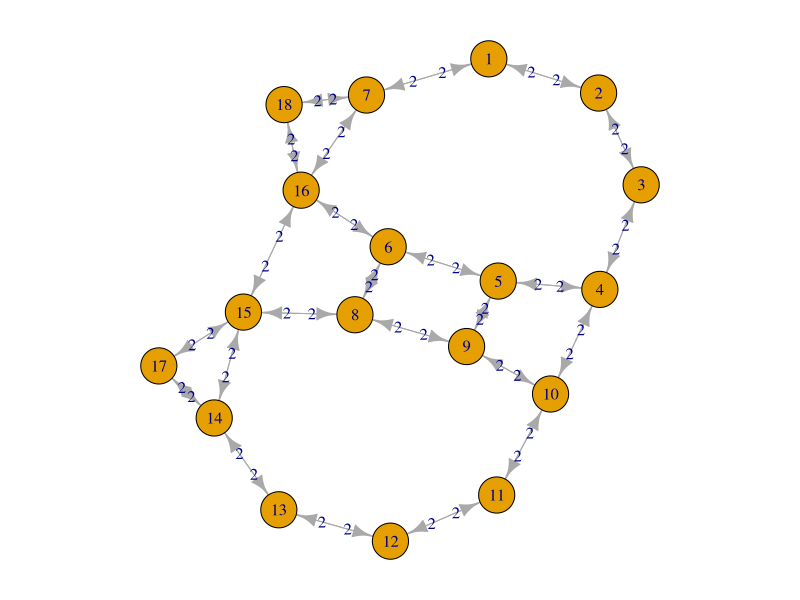
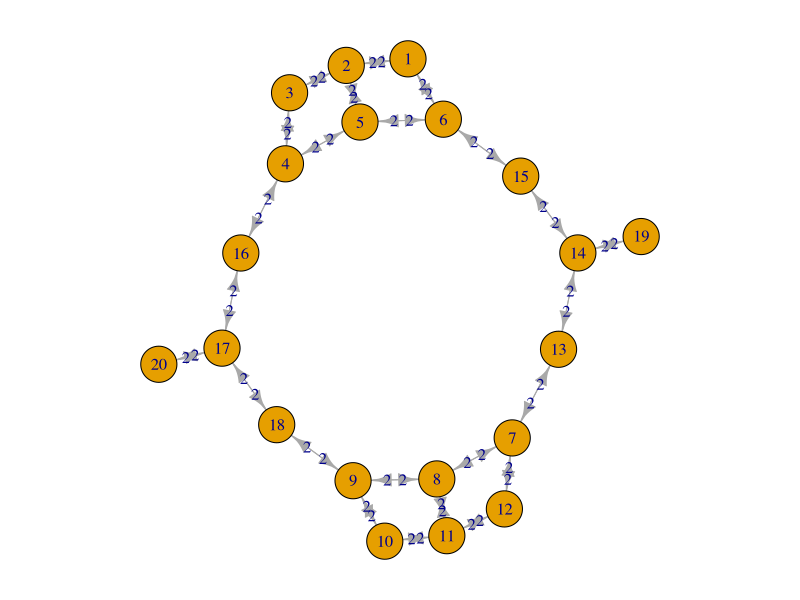

Write R code to recreate these figures, in order. (Note: a time limit stopped this script after it produced the figures.)
## ---- chunk 1
graph <- list("1" = c("7", "2"),
              "2" = c("1", "3"),
              "3"= c("2", "4"),
              "4"= c("3", "5", "10"),
              "5"= c("4", "6", "9"),
              "6"= c("5", "16", "8"),
              "7"= c("1", "16", "18"),
              "8"= c("6", "9", "15"),
              "9"= c("5", "10", "8"),
              "10" = c("4", "9", "11"),
              "11" = c("10", "12"),
              "12" = c("11", "13"),
              "13" = c("12", "14"),
              "14" = c("13", "15", "17"),
              "15" = c("8", "14", "16", "17"),
              "16" = c("15", "6", "7", "18"),
              "17" = c("15", "14"),
              "18" = c("7", "16")
              )

weights <- list("1" = c(2, 2),
                "2" = c(2, 2),
                "3" = c(2, 2),
                "4" = c(2, 2, 2),
                "5" = c(2, 2, 2),
                "6" = c(2, 2, 2),
                "7" = c(2, 2, 2),
                "8" = c(2, 2, 2),
                "9" = c(2, 2, 2),
                "10" = c(2, 2, 2),
                "11" = c(2, 2),
                "12" = c(2, 2),
                "13" = c(2, 2),
                "14" = c(2, 2, 2),
                "15" = c(2, 2, 2, 2),
                "16" = c(2, 2, 2, 2),
                "17" = c(2, 2),
                "18" = c(2, 2)
                )
## ---- chunk 2
library(igraph)
G <- data.frame(stack(graph), weights = stack(weights)[[1]])
set.seed(500)
el <- as.matrix(stack(graph))
g <- graph_from_edgelist(el)
oldpar <- par(mar = c(1, 1, 1, 1))
plot(g, edge.label = stack(weights)[[1]])
par(oldpar)
## ---- chunk 3
path_length <- function(path) {
  if (is.null(path)) return(Inf)
  
  pairs <- cbind(values = path[-length(path)], ind = path[-1])
  sum(merge(pairs, G)[ , "weights"])
}
## ---- chunk 4
find_shortest_path <- function(graph, start, end, path = c()) {
  if (is.null(graph[[start]])) return(NULL)
  path <- c(path, start)
  
  if (start == end) return(path)
  
  shortest <- NULL

  for (node in graph[[start]]) {

    if (!(node %in% path)) {

      newpath <- find_shortest_path(graph, node, end, path)

      if (path_length(newpath) < path_length(shortest))
        shortest <- newpath
    }
  }
  
  shortest
}
## ---- chunk 5
setClass("Cliente", 
         slots=list(
           mascarilla='numeric', 
           particulas_inhaladas='numeric',
           infectado='numeric',
           ruta = 'character'
           )
         )
## ---- chunk 6
lugar = function(){
  n_lugares = sample(2:4,1)
  lugares = sample(1:14,n_lugares)
  return(lugares)
}
## ---- chunk 7
caminos = function(){
  lugares = lugar()
  camino = c()
  for (i in 2:length(lugares)) {
    primero = toString(lugares[i-1]) 
    ultimo = toString(lugares[i]) 
    ruta = find_shortest_path(graph, primero, ultimo)
    if(i > 2){
      ruta = ruta[-1]
    }
    camino = append(camino, ruta) 
  }
  ult_pos = length(camino)
  ult_graf = camino[ult_pos]
  camino1 = length(find_shortest_path(graph, ult_graf, "17"))
  camino2 = length(find_shortest_path(graph, ult_graf, "18"))
  if(camino1>camino2){
    final_camino = find_shortest_path(graph, ult_graf, "18")
    final_camino = final_camino[-1]
    camino = append(camino, final_camino)
  } else {
    final_camino = find_shortest_path(graph, ult_graf, "17")
    final_camino = final_camino[-1]
    camino = append(camino, final_camino)
  }
  #print(lugares)
  return(camino)
}
## ---- chunk 8
genera_clientes = function(n_clientes, prob_mascara, prob_infectado){
  clientes = c()
  for (i in 1:n_clientes) {
    tiene_mascara = runif(1)
    esta_infectado = runif(1)
    if(tiene_mascara<prob_mascara && esta_infectado<prob_infectado){
      obj <- new("Cliente",
             mascarilla=1, 
             particulas_inhaladas=0,
             infectado=1,
             ruta = caminos())
      clientes = append(clientes, obj)
    } else if(tiene_mascara>prob_mascara && esta_infectado<prob_infectado) {
      obj <- new("Cliente",
             mascarilla=0, 
             particulas_inhaladas=0,
             infectado=1,
             ruta = caminos())
      clientes = append(clientes, obj)
    } else if(tiene_mascara>prob_mascara && esta_infectado>prob_infectado) {
      obj <- new("Cliente",
             mascarilla=0, 
             particulas_inhaladas=0,
             infectado=0,
             ruta = caminos())
      clientes = append(clientes, obj)
    } else {
      obj <- new("Cliente",
             mascarilla=1, 
             particulas_inhaladas=0,
             infectado=0,
             ruta = caminos())
      clientes = append(clientes, obj)
    }
  }
  return(clientes)
}
clientes = genera_clientes(5, 0.8, 0.1)
## ---- chunk 9
num_infectados = function(clientes){
  infectados = 0
  for (i in 1:length(clientes)) {
    
    if(clientes[[i]]@infectado == 1){
      infectados = infectados + 1
    }
    
  }
  return(infectados)
}
## ---- chunk 10
num_mascarillas = function(clientes){
  mascarillas = 0
  for (i in 1:length(clientes)) {
    
    if(clientes[[i]]@mascarilla == 1){
      mascarillas = mascarillas + 1
    }
    
  }
  return(mascarillas)
}
## ---- chunk 11
main = function(n_clientes, p_mascarilla, p_infectados, ind_limpieza, t_limpieza){
  n = 40
  clientes = genera_clientes(n_clientes, p_mascarilla, p_infectados)
  clientes_ini = num_infectados(clientes)
  estado = matrix(0,16,1)
  for (i in 1:n) {
    if(i%%t_limpieza == 0){
      estado = estado*ind_limpieza
    }
    for (j in 1:n_clientes) {
      if(length(clientes[[j]]@ruta)>i){
        if(clientes[[j]]@infectado==1){
          if(clientes[[j]]@mascarilla==1){
            estado[as.integer(clientes[[j]]@ruta[i])] = estado[as.integer(clientes[[j]]@ruta[i])] + 15*0.2
          } else {
            estado[as.integer(clientes[[j]]@ruta[i])] = estado[as.integer(clientes[[j]]@ruta[i])] + 15
          }
        } else {
          if(clientes[[j]]@mascarilla==1){
            clientes[[j]]@particulas_inhaladas=clientes[[j]]@particulas_inhaladas +
              estado[as.integer(clientes[[j]]@ruta[i])]*0.8
          } else {
            clientes[[j]]@particulas_inhaladas=clientes[[j]]@particulas_inhaladas +
              estado[as.integer(clientes[[j]]@ruta[i])]
          }
        }
        if(clientes[[j]]@particulas_inhaladas>=280){
        clientes[[j]]@infectado=1
        }
      }
    }
  }
  return(list("Clientes"= clientes, "Inicial"=clientes_ini))
}
## ---- chunk 12
graph_c <- list("1" = c("6", "2"),
              "2" = c("1", "3", "5"),
              "3" = c("2", "4"),
              "4" = c("3", "5", "16"),
              "5" = c("4", "6", "2"),
              "6" = c("5", "1", "15"),
              "7" = c("13", "12", "8"),
              "8" = c("7", "9", "11"),
              "9" = c("8", "10", "18"),
              "10" = c("9", "11"),
              "11" = c("8", "10", "12"),
              "12" = c("11", "7"),
              "13" = c("7", "14"),
              "14" = c("13", "15", "19"),
              "15" = c("6", "14"),
              "16" = c("4", "17"),
              "17" = c("16", "18", "20"),
              "18" = c("17", "9"),
              "19" = c("14"),
              "20" = c("17")
              )

weights_c <- list("1" = c(2, 2),
                "2" = c(2, 2, 2),
                "3" = c(2, 2),
                "4" = c(2, 2, 2),
                "5" = c(2, 2, 2),
                "6" = c(2, 2, 2),
                "7" = c(2, 2, 2),
                "8" = c(2, 2, 2),
                "9" = c(2, 2, 2),
                "10" = c(2, 2),
                "11" = c(2, 2, 2),
                "12" = c(2, 2),
                "13" = c(2, 2),
                "14" = c(2, 2, 2),
                "15" = c(2, 2),
                "16" = c(2, 2),
                "17" = c(2, 2, 2),
                "18" = c(2, 2),
                "19" = c(2),
                "20" = c(2)
                )
## ---- chunk 13
G1 <- data.frame(stack(graph_c), weights = stack(weights_c)[[1]])
set.seed(500)
el1 <- as.matrix(stack(graph_c))
g1 <- graph_from_edgelist(el1)
oldpar1 <- par(mar = c(1, 1, 1, 1))
plot(g1, edge.label = stack(weights_c)[[1]])
par(oldpar1)
## ---- chunk 14
habitacion = function(){
  habitacion = sample(1:12,1)
  return(habitacion)
}
## ---- chunk 15
rutas = function(){
  habitacion = habitacion()
  #print(habitacion)
  camino = c()
  primera_ruta = find_shortest_path(graph_c, "19", toString(habitacion))
  segunda_ruta = find_shortest_path(graph_c, toString(habitacion), "20")
  segunda_ruta = segunda_ruta[-1]
  camino = append(camino, primera_ruta) 
  camino = append(camino, segunda_ruta) 
  return(camino)
}
## ---- chunk 16
genera_clientes1 = function(n_clientes, prob_mascara, prob_infectado){
  clientes = c()
  for (i in 1:n_clientes) {
    tiene_mascara = runif(1)
    esta_infectado = runif(1)
    if(tiene_mascara<prob_mascara && esta_infectado<prob_infectado){
      obj <- new("Cliente",
             mascarilla=1, 
             particulas_inhaladas=0,
             infectado=1,
             ruta = rutas())
      clientes = append(clientes, obj)
    } else if(tiene_mascara>prob_mascara && esta_infectado<prob_infectado) {
      obj <- new("Cliente",
             mascarilla=0, 
             particulas_inhaladas=0,
             infectado=1,
             ruta = rutas())
      clientes = append(clientes, obj)
    } else if(tiene_mascara>prob_mascara && esta_infectado>prob_infectado) {
      obj <- new("Cliente",
             mascarilla=0, 
             particulas_inhaladas=0,
             infectado=0,
             ruta = rutas())
      clientes = append(clientes, obj)
    } else {
      obj <- new("Cliente",
             mascarilla=1, 
             particulas_inhaladas=0,
             infectado=0,
             ruta = rutas())
      clientes = append(clientes, obj)
    }
  }
  return(clientes)
}
## ---- chunk 17
main2 = function(n_clientes, p_mascarilla, p_infectados, ind_limpieza, t_limpieza){
  n = 40
  clientes = genera_clientes1(n_clientes, p_mascarilla, p_infectados)
  clientes_ini = num_infectados(clientes)
  estado = matrix(0,19,1)
  for (i in 1:n) {
    if(i%%t_limpieza == 0){
      estado = estado*ind_limpieza
    }
    for (j in 1:n_clientes) {
      if(length(clientes[[j]]@ruta)>i){
        if(clientes[[j]]@infectado==1){
          if(clientes[[j]]@mascarilla==1){
            estado[as.integer(clientes[[j]]@ruta[i])] = estado[as.integer(clientes[[j]]@ruta[i])] + 15*0.2
          } else {
            estado[as.integer(clientes[[j]]@ruta[i])] = estado[as.integer(clientes[[j]]@ruta[i])] + 15
          }
        } else {
          if(clientes[[j]]@mascarilla==1){
            clientes[[j]]@particulas_inhaladas=clientes[[j]]@particulas_inhaladas +
              estado[as.integer(clientes[[j]]@ruta[i])]*0.8
          } else {
            clientes[[j]]@particulas_inhaladas=clientes[[j]]@particulas_inhaladas +
              estado[as.integer(clientes[[j]]@ruta[i])]
          }
        }
        if(clientes[[j]]@particulas_inhaladas>=280){
        clientes[[j]]@infectado=1
        }
      }
    }
  }
  return(list("Clientes"= clientes, "Inicial"=clientes_ini))
}
## ---- chunk 18
simulacion = function(n_clientes, p_mascarilla, p_infectados){
  contagiados_iniciales = c()
  contagiados_finales = c()
  mascarillas = c()
  for (i in 1:10) {
    clientes = main(n_clientes, p_mascarilla, p_infectados, 0.95, 5)
    contagiados_iniciales = append(contagiados_iniciales, clientes$Inicial)
    mascarillas = append(mascarillas, num_mascarillas(clientes$Clientes)) 
    contagiados_finales = append(contagiados_finales, num_infectados(clientes$Clientes))
  }
  return(list("Contagiados_iniciales" = contagiados_iniciales, "Contagiados_finales" = contagiados_finales, "Mascarillas" = mascarillas))
}
## ---- chunk 19
simulacion1 = simulacion(10, 0.5, 0.2)
## ---- chunk 20
contagiados_iniciales = simulacion1$Contagiados_iniciales
contagiados_finales = simulacion1$Contagiados_finales
mascarillas = simulacion1$Mascarillas
data.frame(contagiados_iniciales, contagiados_finales, mascarillas)
## ---- chunk 21
prom_contagios_iniciales = mean(contagiados_iniciales)
prom_contagios_finales = mean(contagiados_finales)
prom_mascarillas = mean(mascarillas)

cat("Promedio de contagiados iniciales: ", prom_contagios_iniciales, "\n")
cat("Promedio de contagiados finales: ", prom_contagios_finales, "\n")
cat("Promedio de la cantidad de mascarillas: ", prom_mascarillas, "\n")
## ---- chunk 22
simulacion2 = simulacion(30, 0.5, 0.2)
## ---- chunk 23
contagiados_iniciales = simulacion2$Contagiados_iniciales
contagiados_finales = simulacion2$Contagiados_finales
mascarillas = simulacion2$Mascarillas
data.frame(contagiados_iniciales, contagiados_finales, mascarillas)
## ---- chunk 24
prom_contagios_iniciales1 = mean(contagiados_iniciales)
prom_contagios_finales1 = mean(contagiados_finales)
prom_mascarillas1 = mean(mascarillas)

cat("Promedio de contagiados iniciales: ", prom_contagios_iniciales1, "\n")
cat("Promedio de contagiados finales: ", prom_contagios_finales1, "\n")
cat("Promedio de la cantidad de mascarillas: ", prom_mascarillas1, "\n")
## ---- chunk 25
simulacion3 = simulacion(50, 0.5, 0.2)
## ---- chunk 26
contagiados_iniciales = simulacion3$Contagiados_iniciales
contagiados_finales = simulacion3$Contagiados_finales
mascarillas = simulacion3$Mascarillas
data.frame(contagiados_iniciales, contagiados_finales, mascarillas)
## ---- chunk 27
prom_contagios_iniciales2 = mean(contagiados_iniciales)
prom_contagios_finales2 = mean(contagiados_finales)
prom_mascarillas2 = mean(mascarillas)

cat("Promedio de contagiados iniciales: ", prom_contagios_iniciales2, "\n")
cat("Promedio de contagiados finales: ", prom_contagios_finales2, "\n")
cat("Promedio de la cantidad de mascarillas: ", prom_mascarillas2, "\n")
## ---- chunk 28
x = c(10,30,50)
y = c(prom_contagios_iniciales, prom_contagios_iniciales1, prom_contagios_iniciales2)
y1 = c(prom_contagios_finales, prom_contagios_finales1, prom_contagios_finales2)
y2 = c(prom_mascarillas, prom_mascarillas1, prom_mascarillas2)
plot(x,y,col="red", ylim = c(1,20), type = "l")
lines(x,y1,col="blue")
legend("topleft", legend = c("Contagios iniciales", "Contagios finales"), lwd = 3, col = c("red", "blue"))
## ---- chunk 29
simulacion4 = simulacion(30, 0.3, 0.2)
## ---- chunk 30
contagiados_iniciales = simulacion4$Contagiados_iniciales
contagiados_finales = simulacion4$Contagiados_finales
mascarillas = simulacion4$Mascarillas
data.frame(contagiados_iniciales, contagiados_finales, mascarillas)
## ---- chunk 31
prom_contagios_iniciales3 = mean(contagiados_iniciales)
prom_contagios_finales3 = mean(contagiados_finales)
prom_mascarillas3 = mean(mascarillas)

cat("Promedio de contagiados iniciales: ", prom_contagios_iniciales3, "\n")
cat("Promedio de contagiados finales: ", prom_contagios_finales3, "\n")
cat("Promedio de la cantidad de mascarillas: ", prom_mascarillas3, "\n")
## ---- chunk 32
simulacion5 = simulacion(30, 0.7, 0.2)
## ---- chunk 33
contagiados_iniciales = simulacion5$Contagiados_iniciales
contagiados_finales = simulacion5$Contagiados_finales
mascarillas = simulacion5$Mascarillas
data.frame(contagiados_iniciales, contagiados_finales, mascarillas)
## ---- chunk 34
prom_contagios_iniciales4 = mean(contagiados_iniciales)
prom_contagios_finales4 = mean(contagiados_finales)
prom_mascarillas4 = mean(mascarillas)

cat("Promedio de contagiados iniciales: ", prom_contagios_iniciales4, "\n")
cat("Promedio de contagiados finales: ", prom_contagios_finales4, "\n")
cat("Promedio de la cantidad de mascarillas: ", prom_mascarillas4, "\n")
## ---- chunk 35
x = c(0.3,0.5,0.7)
y = c(prom_contagios_iniciales3, prom_contagios_iniciales1, prom_contagios_iniciales4)
y1 = c(prom_contagios_finales3, prom_contagios_finales1, prom_contagios_finales4)
y2 = c(prom_mascarillas3, prom_mascarillas1, prom_mascarillas4)
plot(x,y,col="red", ylim = c(1,20), type = "l")
lines(x,y1,col="blue")
legend("topleft", legend = c("Contagios iniciales", "Contagios finales"), lwd = 3, col = c("red", "blue"))
## ---- chunk 36
simulacion6 = simulacion(30, 0.5, 0.4)
## ---- chunk 37
contagiados_iniciales = simulacion6$Contagiados_iniciales
contagiados_finales = simulacion6$Contagiados_finales
mascarillas = simulacion6$Mascarillas
data.frame(contagiados_iniciales, contagiados_finales, mascarillas)
## ---- chunk 38
prom_contagios_iniciales5 = mean(contagiados_iniciales)
prom_contagios_finales5 = mean(contagiados_finales)
prom_mascarillas5 = mean(mascarillas)

cat("Promedio de contagiados iniciales: ", prom_contagios_iniciales5, "\n")
cat("Promedio de contagiados finales: ", prom_contagios_finales5, "\n")
cat("Promedio de la cantidad de mascarillas: ", prom_mascarillas5, "\n")
## ---- chunk 39
simulacion7 = simulacion(30, 0.5, 0.6)
## ---- chunk 40
contagiados_iniciales = simulacion7$Contagiados_iniciales
contagiados_finales = simulacion7$Contagiados_finales
mascarillas = simulacion7$Mascarillas
data.frame(contagiados_iniciales, contagiados_finales, mascarillas)
## ---- chunk 41
prom_contagios_iniciales6 = mean(contagiados_iniciales)
prom_contagios_finales6 = mean(contagiados_finales)
prom_mascarillas6 = mean(mascarillas)

cat("Promedio de contagiados iniciales: ", prom_contagios_iniciales6, "\n")
cat("Promedio de contagiados finales: ", prom_contagios_finales6, "\n")
cat("Promedio de la cantidad de mascarillas: ", prom_mascarillas6, "\n")
## ---- chunk 42
x = c(0.2,0.4,0.6)
y = c(prom_contagios_iniciales1, prom_contagios_iniciales5, prom_contagios_iniciales6)
y1 = c(prom_contagios_finales1, prom_contagios_finales5, prom_contagios_finales6)
plot(x,y,col="red", ylim = c(1,25), type = "l")
lines(x,y1,col="blue")
legend("topleft", legend = c("Contagios iniciales", "Contagios finales"), lwd = 3, col = c("red", "blue"))
## ---- chunk 43
simulacion1 = function(n_clientes, p_mascarilla, p_infectados){
  contagiados_iniciales = c()
  contagiados_finales = c()
  mascarillas = c()
  for (i in 1:10) {
    clientes = main2(n_clientes, p_mascarilla, p_infectados, 0.2, 4)
    contagiados_iniciales = append(contagiados_iniciales, clientes$Inicial)
    mascarillas = append(mascarillas, num_mascarillas(clientes$Clientes)) 
    contagiados_finales = append(contagiados_finales, num_infectados(clientes$Clientes))
  }
  return(list("Contagiados_iniciales" = contagiados_iniciales, "Contagiados_finales" = contagiados_finales, "Mascarillas" = mascarillas))
}
## ---- chunk 44
simulacion8 = simulacion1(10, 0.5, 0.2)
## ---- chunk 45
contagiados_iniciales = simulacion8$Contagiados_iniciales
contagiados_finales = simulacion8$Contagiados_finales
mascarillas = simulacion8$Mascarillas
data.frame(contagiados_iniciales, contagiados_finales, mascarillas)
## ---- chunk 46
prom_contagios_iniciales7 = mean(contagiados_iniciales)
prom_contagios_finales7 = mean(contagiados_finales)
prom_mascarillas7 = mean(mascarillas)

cat("Promedio de contagiados iniciales: ", prom_contagios_iniciales7, "\n")
cat("Promedio de contagiados finales: ", prom_contagios_finales7, "\n")
cat("Promedio de la cantidad de mascarillas: ", prom_mascarillas7, "\n")
## ---- chunk 47
simulacion9 = simulacion1(30, 0.5, 0.2)
## ---- chunk 48
contagiados_iniciales = simulacion9$Contagiados_iniciales
contagiados_finales = simulacion9$Contagiados_finales
mascarillas = simulacion9$Mascarillas
data.frame(contagiados_iniciales, contagiados_finales, mascarillas)
## ---- chunk 49
prom_contagios_iniciales8 = mean(contagiados_iniciales)
prom_contagios_finales8 = mean(contagiados_finales)
prom_mascarillas8 = mean(mascarillas)

cat("Promedio de contagiados iniciales: ", prom_contagios_iniciales8, "\n")
cat("Promedio de contagiados finales: ", prom_contagios_finales8, "\n")
cat("Promedio de la cantidad de mascarillas: ", prom_mascarillas8, "\n")
## ---- chunk 50
simulacion10 = simulacion1(50, 0.5, 0.2)
## ---- chunk 51
contagiados_iniciales = simulacion10$Contagiados_iniciales
contagiados_finales = simulacion10$Contagiados_finales
mascarillas = simulacion10$Mascarillas
data.frame(contagiados_iniciales, contagiados_finales, mascarillas)
## ---- chunk 52
prom_contagios_iniciales9 = mean(contagiados_iniciales)
prom_contagios_finales9 = mean(contagiados_finales)
prom_mascarillas9 = mean(mascarillas)

cat("Promedio de contagiados iniciales: ", prom_contagios_iniciales9, "\n")
cat("Promedio de contagiados finales: ", prom_contagios_finales9, "\n")
cat("Promedio de la cantidad de mascarillas: ", prom_mascarillas9, "\n")
## ---- chunk 53
x = c(10,30,50)
y = c(prom_contagios_iniciales7, prom_contagios_iniciales8, prom_contagios_iniciales9)
y1 = c(prom_contagios_finales7, prom_contagios_finales8, prom_contagios_finales9)
plot(x,y,col="red", ylim = c(1,40), type = "l")
lines(x,y1,col="blue")
legend("topleft", legend = c("Contagios iniciales", "Contagios finales"), lwd = 3, col = c("red", "blue"))
## ---- chunk 54
simulacion11 = simulacion1(30, 0.3, 0.2)
## ---- chunk 55
contagiados_iniciales = simulacion11$Contagiados_iniciales
contagiados_finales = simulacion11$Contagiados_finales
mascarillas = simulacion11$Mascarillas
data.frame(contagiados_iniciales, contagiados_finales, mascarillas)
## ---- chunk 56
prom_contagios_iniciales10 = mean(contagiados_iniciales)
prom_contagios_finales10 = mean(contagiados_finales)
prom_mascarillas10 = mean(mascarillas)

cat("Promedio de contagiados iniciales: ", prom_contagios_iniciales10, "\n")
cat("Promedio de contagiados finales: ", prom_contagios_finales10, "\n")
cat("Promedio de la cantidad de mascarillas: ", prom_mascarillas10, "\n")
## ---- chunk 57
simulacion12 = simulacion1(30, 0.7, 0.2)
## ---- chunk 58
contagiados_iniciales = simulacion12$Contagiados_iniciales
contagiados_finales = simulacion12$Contagiados_finales
mascarillas = simulacion12$Mascarillas
data.frame(contagiados_iniciales, contagiados_finales, mascarillas)
## ---- chunk 59
prom_contagios_iniciales11 = mean(contagiados_iniciales)
prom_contagios_finales11 = mean(contagiados_finales)
prom_mascarillas11 = mean(mascarillas)

cat("Promedio de contagiados iniciales: ", prom_contagios_iniciales11, "\n")
cat("Promedio de contagiados finales: ", prom_contagios_finales11, "\n")
cat("Promedio de la cantidad de mascarillas: ", prom_mascarillas11, "\n")
## ---- chunk 60
x = c(0.3,0.5,0.7)
y = c(prom_contagios_iniciales10, prom_contagios_iniciales8, prom_contagios_iniciales11)
y1 = c(prom_contagios_finales10, prom_contagios_finales8, prom_contagios_finales11)
plot(x,y,col="red", ylim = c(1,25), type = "l")
lines(x,y1,col="blue")
legend("topleft", legend = c("Contagios iniciales", "Contagios finales"), lwd = 3, col = c("red", "blue"))
## ---- chunk 61
simulacion13 = simulacion1(30, 0.5, 0.4)
## ---- chunk 62
contagiados_iniciales = simulacion13$Contagiados_iniciales
contagiados_finales = simulacion13$Contagiados_finales
mascarillas = simulacion13$Mascarillas
data.frame(contagiados_iniciales, contagiados_finales, mascarillas)
## ---- chunk 63
prom_contagios_iniciales12 = mean(contagiados_iniciales)
prom_contagios_finales12 = mean(contagiados_finales)
prom_mascarillas12 = mean(mascarillas)

cat("Promedio de contagiados iniciales: ", prom_contagios_iniciales12, "\n")
cat("Promedio de contagiados finales: ", prom_contagios_finales12, "\n")
cat("Promedio de la cantidad de mascarillas: ", prom_mascarillas12, "\n")
## ---- chunk 64
simulacion14 = simulacion1(30, 0.5, 0.6)
## ---- chunk 65
contagiados_iniciales = simulacion14$Contagiados_iniciales
contagiados_finales = simulacion14$Contagiados_finales
mascarillas = simulacion14$Mascarillas
data.frame(contagiados_iniciales, contagiados_finales, mascarillas)
## ---- chunk 66
prom_contagios_iniciales13 = mean(contagiados_iniciales)
prom_contagios_finales13 = mean(contagiados_finales)
prom_mascarillas13 = mean(mascarillas)

cat("Promedio de contagiados iniciales: ", prom_contagios_iniciales13, "\n")
cat("Promedio de contagiados finales: ", prom_contagios_finales13, "\n")
cat("Promedio de la cantidad de mascarillas: ", prom_mascarillas13, "\n")
## ---- chunk 67
x = c(0.2,0.4,0.6)
y = c(prom_contagios_iniciales8, prom_contagios_iniciales12, prom_contagios_iniciales13)
y1 = c(prom_contagios_finales8, prom_contagios_finales12, prom_contagios_finales13)
plot(x,y,col="red", ylim = c(1,27), type = "l")
lines(x,y1,col="blue")
legend("topleft", legend = c("Contagios iniciales", "Contagios finales"), lwd = 3, col = c("red", "blue"))
